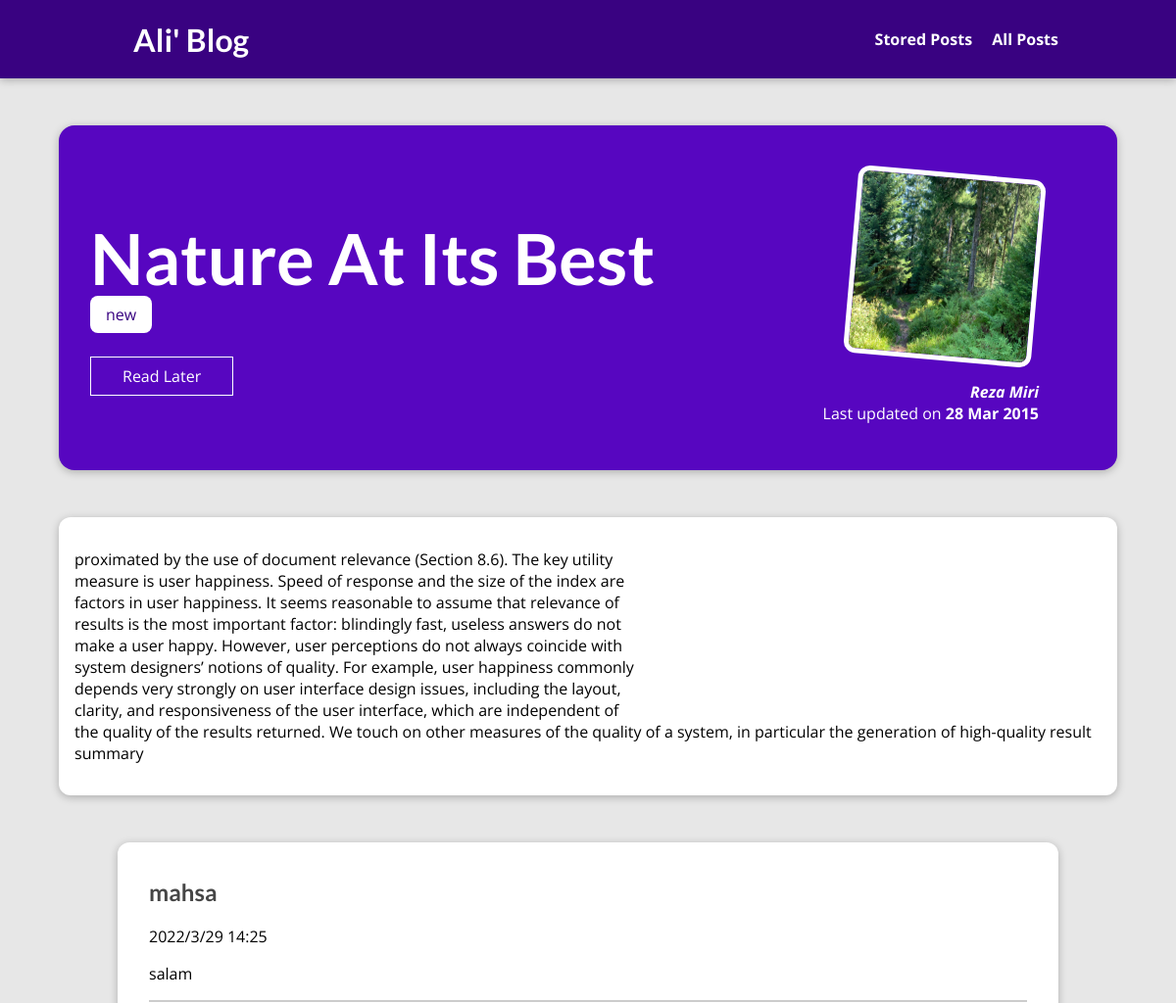
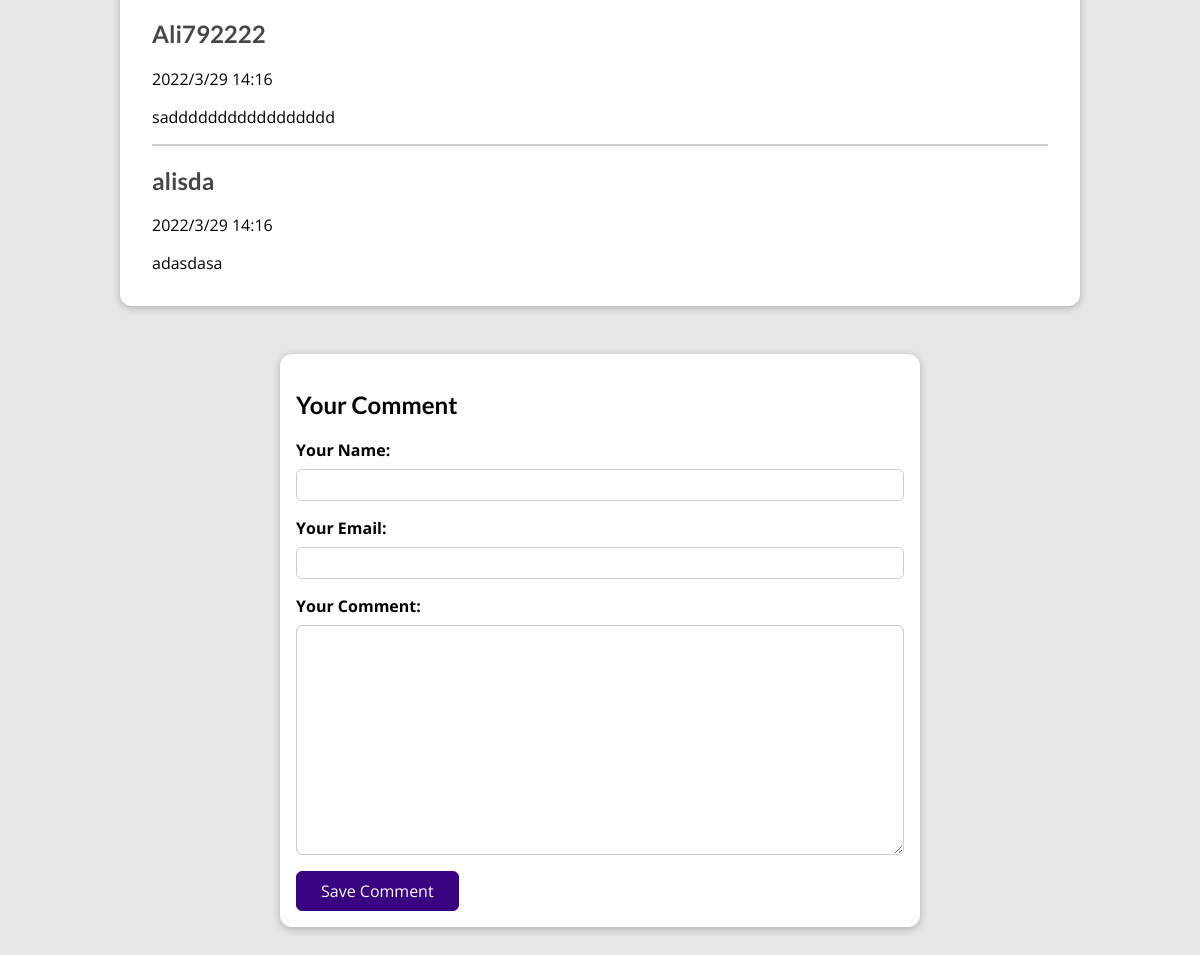
The page /posts/nature-at-its-best on the database its author committed (2 pictures, top to bottom).
### blog/models.py (models this page shows, shortened)
class Post(models.Model):
    title = models.CharField(max_length=100)
    slug = models.SlugField(unique=True,db_index=True)
    content = models.TextField(validators=[MinLengthValidator(10)])
    image = models.ImageField(upload_to="image", null=True)
    date = models.DateField()
    excerpt = models.CharField(max_length=200)
    author = models.ForeignKey(Author, on_delete=models.SET_NULL, null=True,related_name="posts")
    tag = models.ManyToManyField(Tag, related_name="posts")

class Tag(models.Model):
    caption = models.CharField(max_length=20)

class Author(models.Model):
    first_name = models.CharField(max_length=100)
    last_name = models.CharField(max_length=100)
    email = models.EmailField(max_length=254)
    def __str__(self):
        return f"{self.first_name}  {self.last_name}"

class Comment(models.Model):
    user_name = models.CharField(max_length=120)
    email = models.EmailField()
    text = models.TextField(max_length=400)
    date = models.DateTimeField(auto_now=True , null=True)
    post = models.ForeignKey(Post, on_delete=models.CASCADE, related_name="comments")

### blog/views.py (the view, shortened to what this page needs)
# urls.py: path("posts/<slug:slug>", views.PostDetail.as_view(), name="post-detail-page"),
class PostDetail(View):
    def is_saved_post(self,request,post_id):
        stored_post = request.session.get("stored_posts")
        if stored_post is not None :
            is_saved_post = post_id in stored_post
        else:
            is_saved_post = False
        return is_saved_post
    def get(self,request,slug):
        post = Post.objects.get(slug=slug)
        comment = post.comments.all().order_by("-id")
        context = {
            "post":post,
            "comments":comment,
            "post_tags" : post.tag.all(),
            "comment_form": FormsComment(),
            "saved_post": self.is_saved_post(request,post.id)
        }
        return render(request,"blog/post-detail.html", context)

### blog/forms.py
class FormsComment(forms.ModelForm):
    class Meta:
        model = Comment
        exclude = ["post" , "date"]
        labels = {
            "user_name" : "Your Name",
            "text" : "Your Comment",
            "email" : "Your Email"
        }

### blog/templates/blog/post-detail.html (shortened to what this page needs)
{% extends "base.html" %}
{% load static %}
{% block css_files %}
    <link rel="stylesheet" href="{% static "blog/post-detail.css" %}">
{% endblock %}
{% block content %}
    <section id="summary">
        <h2>{{ post.title }}</h2>
        <div>
            {% for tag in post_tags %}
                <span class="tag">{{ tag.caption }}</span>
            {% endfor %}
        </div>
        <div id="read-later">
            <form action="{% url "read_later"%}" method="post">
                <button >
                    {% if  saved_post %}
                        Remove from "Read Later" List
                    {% else %}
                        Read Later
                    {% endif %}
                </button>
            </form>
        </div>
        <article>
            <img src="{{ post.image.url }}" alt="{{ post.title }}">
            <address><a href="mailto:{{ post.author.email }}">{{ post.author }}</a></address>
            <div>
                Last updated on <time>{{ post.date | date:"d M Y" }}</time>
            </div>
        </article>
    </section>
    <main>{{ post.content | linebreaks }}</main>
    <section id="comments">
        <ul>
            {% for comment in comments %}
                <li>
                    <h2>{{ comment.user_name }}</h2>
                    <p>{{ comment.date.year}}/{{comment.date.month }}/{{ comment.date.day }}   {{ comment.date.hour}}:{{comment.date.minute }}</p>
                    <p>{{ comment.text | linebreaks }}</p>
                </li>
            {% endfor %}
        </ul>
    </section>
    <section id="comment-form">
    <h2>Your Comment</h2>
        <form action="{% url "post-detail-page" post.slug %}" method="POST" >
            {% for form_file in comment_form %}
                <div class="form-control {% if form_file.errors %}invalid{% endif %}">
                    {{ form_file.label_tag }}
                    {{ form_file }}
                </div>
            {% endfor %}
        <button>Save Comment</button>
        </form>
    </section>
{% endblock %}

### static/app.css (style rules this page uses)
* { box-sizing: border-box; }
html { font-family: 'Open Sans', 'Lato', sans-serif; }
body { margin: 0; }
h1, h2, h3 { font-family: 'Lato', sans-serif; font-weight: bold; }

### blog/static/blog/post-detail.css (style rules this page uses)
body { background-color: #e7e7e7; }
#summary { margin: 8rem auto 3rem auto; padding: 2rem; width: 90%; max-width: 90rem; border-radius: 16px; background-color: #5706c0; position: relative; box-shadow: 0 2px 8px rgba(0, 0, 0, 0.25); height: 22rem; }
#summary h2 { color: white; font-size: 4.5rem; margin-bottom: 0.25rem; }
#summary article { position: absolute; top: 2rem; right: 3rem; padding: 1rem 2rem; border-radius: 12px; text-align: right; color: white; }
#summary article img { width: 12rem; height: 12rem; border-radius: 12px; transform: rotateZ(5deg); border: 5px solid white; margin-bottom: 1rem; }
#summary address { font-weight: bold; }
#summary a { color: white; text-decoration: none; }
#summary time { font-weight: bold; }
#read-later { margin: 2rem 0; }
#read-later button { background-color: transparent; border: 1px solid white; padding: 0.5rem 2rem; font: inherit; color: white; cursor: pointer; }
main { width: 90%; max-width: 90rem; margin: 3rem auto; background-color: white; padding: 1rem; border-radius: 12px; box-shadow: 0 2px 8px rgba(0, 0, 0, 0.25); }
.tag { background-color: white; color: #390281; padding: 0.5rem 1rem; border-radius: 8px; }
#comment-form { margin: 3rem auto; width: 90%; max-width: 40rem; border-radius: 12px; background-color: white; box-shadow: 0 2px 8px rgba(0, 0, 0, 0.25); padding: 1rem; }
#comment-form button { font: inherit; background-color: #390281; color: white; border: 1px solid #390281; padding: 0.5rem 1.5rem; border-radius: 6px; cursor: pointer; }
.form-control { margin-bottom: 1rem; }
.form-control label { font-weight: bold; margin-bottom: 0.5rem; display: block; }
.form-control input, .form-control textarea { display: block; width: 100%; font: inherit; padding: 0.25rem; border-radius: 6px; border: 1px solid #ccc; }
#comments { margin: 3rem auto; width: 90%; max-width: 60rem; border-radius: 12px; background-color: white; box-shadow: 0 2px 8px rgba(0, 0, 0, 0.25); padding: 1rem 2rem; }
#comments ul { list-style: none; margin: 0; padding: 0; }
#comments li { margin-bottom: 1rem; border-bottom: 2px solid #ccc; }
#comments li:last-of-type { border-bottom: none; }
#comments h2 { color: #464646; }

### rows shown on the page
Post: title "Nature At Its Best", image (picture), author "Reza Miri", date "28 Mar 2015", content "proximated by the use of document relevance (Section 8.6). The key utility measure is user happiness. Speed of response and the size of the index are factors in user happiness. It seems reasonable to assume that relevance of results is the most important factor: blindingly fast, useless answers do not make a user happy. However, user perceptions do not always coincide with system designers’ notions of quality. For example, user happiness commonly depends very strongly on user interface design issues, including the layout, clarity, and responsiveness of the user interface, which are independent of the quality of the results returned. We touch on other measures of the quality of a system, in…"
Tag: caption "new"
Comment: user_name "mahsa", date.year "2022", date.month "3", date.day "29", date.hour "14", date.minute "25", text "salam"
Comment: user_name "Ali792222", date.year "2022", date.month "3", date.day "29", date.hour "14", date.minute "16", text "saddddddddddddddddd"
Comment: user_name "alisda", date.year "2022", date.month "3", date.day "29", date.hour "14", date.minute "16", text "adasdasa"
